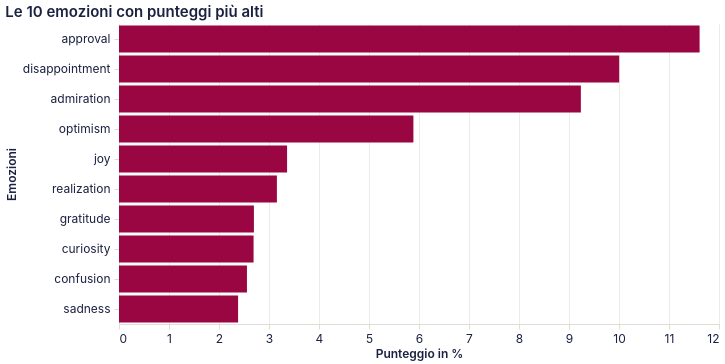

Write a Vega-Lite specification for this figure.
### Vega-Lite specification from a JSON file in a GitHub repository (floating-point values rounded to 4 significant figures)
{"config": {"background": "transparent", "view": {"continuousWidth": 400, "continuousHeight": 300, "stroke": null, "fill": null}, "mark": {"color": "#1b2140"}, "arc": {"fill": "#1b2140"}, "area": {"fill": "#1b2140", "line": true, "fillOpacity": 0.15}, "line": {"stroke": "#1b2140", "strokeWidth": 2}, "path": {"stroke": "#1b2140"}, "rect": {"fill": "#1b2140"}, "bar": {"fill": "#1b2140"}, "point": {"fill": "#1b2140", "filled": true}, "shape": {"stroke": "#1b2140"}, "symbol": {"fill": "#1b2140"}, "title": {"color": "#1b2140", "anchor": "start", "fontSize": 15, "font": "Inter, system-ui, -apple-system, BlinkMacSystemFont, 'Segoe UI', Roboto, sans-serif", "fontWeight": 600, "subtitleColor": "#1b2140", "subtitleFont": "Inter, system-ui, -apple-system, BlinkMacSystemFont, 'Segoe UI', Roboto, sans-serif"}, "axis": {"labelColor": "#1b2140", "labelFontSize": 12, "labelFont": "Inter, system-ui, -apple-system, BlinkMacSystemFont, 'Segoe UI', Roboto, sans-serif", "labelFontWeight": 400, "titleColor": "#1b2140", "titleFont": "Inter, system-ui, -apple-system, BlinkMacSystemFont, 'Segoe UI', Roboto, sans-serif", "titleFontWeight": 600, "titleFontSize": 12, "grid": true, "gridColor": "#e2ddd4", "gridWidth": 0.6, "domainColor": "#e2ddd4", "tickColor": "#e2ddd4", "labelAngle": 0, "labelPadding": 4, "tickSize": 5}, "axisBand": {"grid": false}, "legend": {"labelFontSize": 11, "titleFontSize": 12, "labelFont": "Inter, system-ui, -apple-system, BlinkMacSystemFont, 'Segoe UI', Roboto, sans-serif", "titleFont": "Inter, system-ui, -apple-system, BlinkMacSystemFont, 'Segoe UI', Roboto, sans-serif", "labelColor": "#1b2140", "titleColor": "#1b2140", "symbolType": "circle", "padding": 4}, "range": {"category": ["#1b2140", "#ff8009", "#9a0641", "#ffe34a", "#e7b6af", "#0088b0", "#e03830"]}}, "data": {"name": "data-4b0d23653e790e49efc0d5812a2fd52f"}, "mark": {"type": "bar", "color": "#9a0641"}, "encoding": {"tooltip": [{"field": "score %", "title": "Punteggio in %", "type": "quantitative"}], "x": {"axis": {"title": "Punteggio in %"}, "field": "score %", "type": "quantitative"}, "y": {"axis": {"title": "Emozioni"}, "field": "emotion", "sort": "-x", "type": "nominal"}}, "height": 300, "title": "Le 10 emozioni con punteggi più alti", "width": 600, "$schema": "https://vega.github.io/schema/vega-lite/v6.4.1.json", "datasets": {"data-4b0d23653e790e49efc0d5812a2fd52f": [{"emotion": "approval", "score %": 11.61}, {"emotion": "disappointment", "score %": 10.0}, {"emotion": "admiration", "score %": 9.237}, {"emotion": "optimism", "score %": 5.888}, {"emotion": "joy", "score %": 3.361}, {"emotion": "realization", "score %": 3.158}, {"emotion": "gratitude", "score %": 2.698}, {"emotion": "curiosity", "score %": 2.692}, {"emotion": "confusion", "score %": 2.559}, {"emotion": "sadness", "score %": 2.382}]}}
